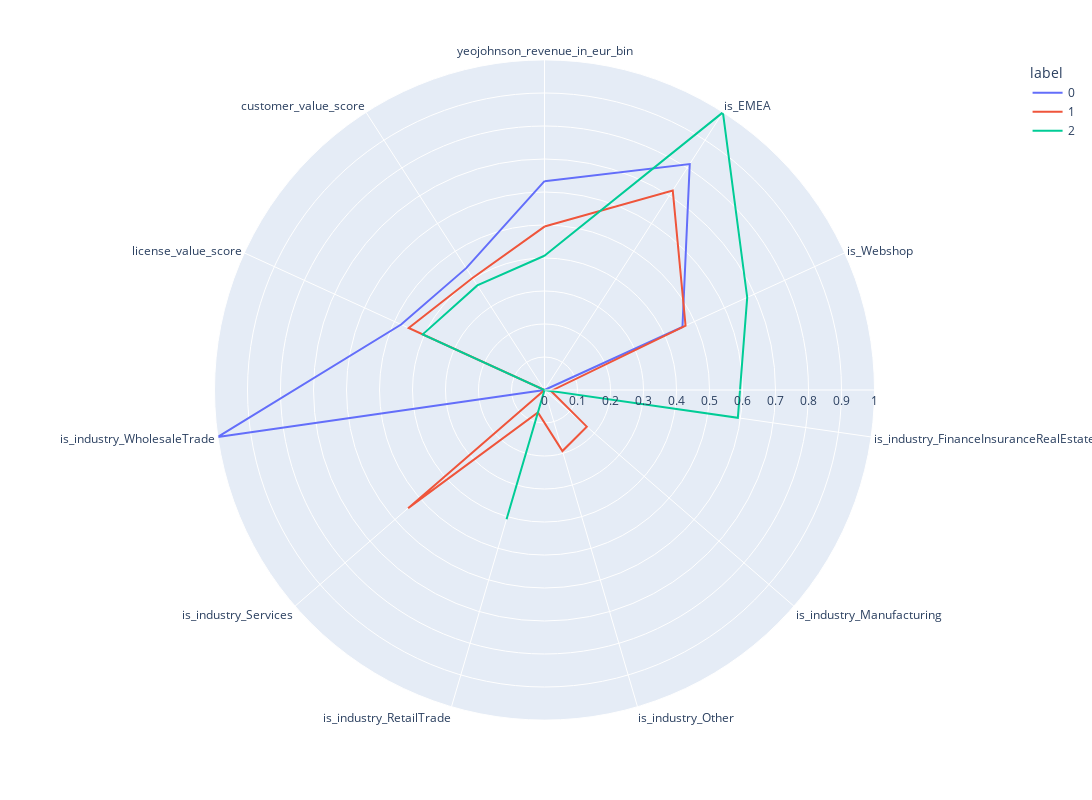

The cell this chart's notebook holds for it:
### Code cell
clusters=pd.DataFrame(features, columns=features_df.columns)
clusters['label']=kmeans.labels_
polar=clusters.groupby("label").mean().reset_index()
polar=pd.melt(polar,id_vars=["label"])
fig = px.line_polar(polar, r="value", theta="variable", color="label", line_close=True,height=800,width=1400)
fig.show()

### Figure 1 — Plotly figure (JSON) as saved in the notebook; plotly's stock layout.template omitted (floating-point values rounded to 4 significant figures)
{"data": [{"hovertemplate": "label=0<br>value=%{r}<br>variable=%{theta}<extra></extra>", "legendgroup": "0", "line": {"color": "#636efa", "dash": "solid"}, "marker": {"symbol": "circle"}, "mode": "lines", "name": "0", "r": [0.6327, 0.814, 0.4596, 0, 0, 0, 0, 0, 1, 0.4776, 0.4389, 0.6327], "showlegend": true, "subplot": "polar", "theta": ["yeojohnson_revenue_in_eur_bin", "is_EMEA", "is_Webshop", "is_industry_FinanceInsuranceRealEstate", "is_industry_Manufacturing", "is_industry_Other", "is_industry_RetailTrade", "is_industry_Services", "is_industry_WholesaleTrade", "license_value_score", "customer_value_score", "yeojohnson_revenue_in_eur_bin"], "type": "scatterpolar"}, {"hovertemplate": "label=1<br>value=%{r}<br>variable=%{theta}<extra></extra>", "legendgroup": "1", "line": {"color": "#EF553B", "dash": "solid"}, "marker": {"symbol": "circle"}, "mode": "lines", "name": "1", "r": [0.4952, 0.7188, 0.4699, 0.02005, 0.1696, 0.1928, 0.0708, 0.5467, 0, 0.4524, 0.4033, 0.4952], "showlegend": true, "subplot": "polar", "theta": ["yeojohnson_revenue_in_eur_bin", "is_EMEA", "is_Webshop", "is_industry_FinanceInsuranceRealEstate", "is_industry_Manufacturing", "is_industry_Other", "is_industry_RetailTrade", "is_industry_Services", "is_industry_WholesaleTrade", "license_value_score", "customer_value_score", "yeojohnson_revenue_in_eur_bin"], "type": "scatterpolar"}, {"hovertemplate": "label=2<br>value=%{r}<br>variable=%{theta}<extra></extra>", "legendgroup": "2", "line": {"color": "#00cc96", "dash": "solid"}, "marker": {"symbol": "circle"}, "mode": "lines", "name": "2", "r": [0.4068, 1, 0.6753, 0.5919, 0, 0, 0.4081, 0, 0, 0.4057, 0.3767, 0.4068], "showlegend": true, "subplot": "polar", "theta": ["yeojohnson_revenue_in_eur_bin", "is_EMEA", "is_Webshop", "is_industry_FinanceInsuranceRealEstate", "is_industry_Manufacturing", "is_industry_Other", "is_industry_RetailTrade", "is_industry_Services", "is_industry_WholesaleTrade", "license_value_score", "customer_value_score", "yeojohnson_revenue_in_eur_bin"], "type": "scatterpolar"}], "layout": {"height": 800, "legend": {"title": {"text": "label"}, "tracegroupgap": 0}, "margin": {"t": 60}, "polar": {"angularaxis": {"direction": "clockwise", "rotation": 90}, "domain": {"x": [0, 1], "y": [0, 1]}}, "width": 1400}}
